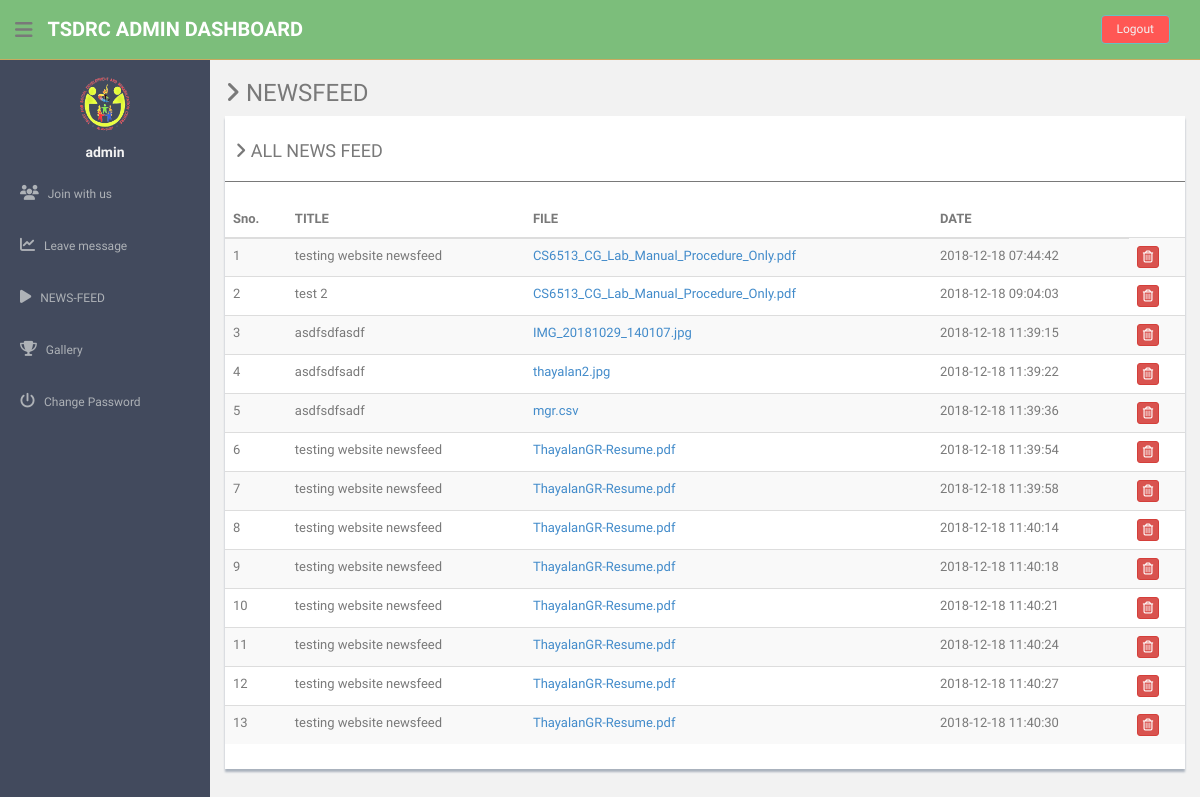
Page /admin/allnews.php (signed in) on the committed database.
### tables this page shows
CREATE TABLE `tbl_newsfeed` (
  `id` int(11) NOT NULL,
  `title` varchar(255) NOT NULL,
  `path` varchar(255) NOT NULL,
  `createdAt` timestamp NOT NULL DEFAULT CURRENT_TIMESTAMP
);

### admin/allnews.php (the view, shortened to what this page needs)
<?php
include('dbconnection.php');
?><!DOCTYPE html>
<html lang="en">
  <head>
    <link href="assets/css/bootstrap.css" rel="stylesheet">
    <link href="assets/font-awesome/css/font-awesome.css" rel="stylesheet" />
    <link href="assets/css/style.css" rel="stylesheet">
    <link href="assets/css/style-responsive.css" rel="stylesheet">
  </head>
  <body>
  <section id="container" >
  <?php include('./header.php'); ?>
        <?php include('./sidebar.php'); ?>
      <section id="main-content">
          <section class="wrapper">
          	<h3><i class="fa fa-angle-right"></i> NEWSFEED</h3>
				<div class="row">
                  <div class="col-md-12">
                      <div class="content-panel">
                          <table class="table table-striped table-advance table-hover">
	                  	  	  <h4><i class="fa fa-angle-right"></i> ALL NEWS FEED </h4>
	                  	  	  <hr>
                              <thead>
                              <tr>
                                  <th>Sno.</th>
                                  <th class="hidden-phone">TITLE</th>
                                  <th> FILE </th>
                                  <th class="hidden-phone">DATE</th>
                              </tr>
                              </thead>
                              <tbody>
                              <?php $ret=mysqli_query($con,"select * from tbl_newsfeed");
							  $cnt=1;
							  while($row=mysqli_fetch_array($ret))
							  {?>
                              <tr>
                                <td><?php echo $cnt;?></td>
                                <td><?php echo $row['title'];?></td>
                                <td><a target="_blank" href="<?php  $prepare = './newsfeed/pdf/';
                                                    echo $prepare . $row['path'];
                                                ?>"><?php echo $row['path'];?></a>
                                </td>
                                <td><?php echo $row['createdAt'];?></td>
                                <td>
                                    <a href="allnews.php?id=<?php echo $row['id'];?>">
                                    <button class="btn btn-danger btn-xs" onClick="return confirm('Do you really want to delete');"><i class="fa fa-trash-o "></i></button></a>
                                  </td>
                              </tr>
                              <?php $cnt=$cnt+1; }?>
                              </tbody>
                          </table>
                      </div>
                  </div>
              </div>
		</section>
      </section>
      </section>
  </body>
</html>

### admin/assets/css/style.css (style rules this page uses)
body { color: #797979; background: #f2f2f2; font-family: 'Ruda', sans-serif; padding: 0px !important; margin: 0px !important; font-size:13px; }
a, a:hover, a:focus { text-decoration: none; outline: none; }
#container { width: 100%; height: 100%; }
hr { margin-top: 20px; margin-bottom: 20px; border: 0; border-top: 1px solid #797979; }
#main-content { margin-left: 210px; }
.wrapper { display: inline-block; margin-top: 60px; padding-left: 15px; padding-right: 15px; padding-bottom: 15px; padding-top: 0px; width: 100%; }
.content-panel { background: #ffffff; box-shadow: 0px 3px 2px #aab2bd; padding-top: 15px; padding-bottom: 5px; }
.content-panel h4 { margin-left: 10px; }

### admin/header.php (style rules this page uses)
body { color: #797979; background: #f2f2f2; font-family: 'Ruda', sans-serif; padding: 0px !important; margin: 0px !important; font-size:13px; }

### rows in the picture
tbl_newsfeed: title "testing website newsfeed", path "CS6513_CG_Lab_Manual_Procedure_Only.pdf", createdAt "2018-12-18 07:44:42"
tbl_newsfeed: title "test 2", path "CS6513_CG_Lab_Manual_Procedure_Only.pdf", createdAt "2018-12-18 09:04:03"
tbl_newsfeed: title "asdfsdfasdf", path "IMG_20181029_140107.jpg", createdAt "2018-12-18 11:39:15"
tbl_newsfeed: title "asdfsdfsadf", path "thayalan2.jpg", createdAt "2018-12-18 11:39:22"
tbl_newsfeed: title "asdfsdfsadf", path "mgr.csv", createdAt "2018-12-18 11:39:36"
tbl_newsfeed: title "testing website newsfeed", path "ThayalanGR-Resume.pdf", createdAt "2018-12-18 11:39:54"
tbl_newsfeed: title "testing website newsfeed", path "ThayalanGR-Resume.pdf", createdAt "2018-12-18 11:39:58"
tbl_newsfeed: title "testing website newsfeed", path "ThayalanGR-Resume.pdf", createdAt "2018-12-18 11:40:14"
tbl_newsfeed: title "testing website newsfeed", path "ThayalanGR-Resume.pdf", createdAt "2018-12-18 11:40:18"
tbl_newsfeed: title "testing website newsfeed", path "ThayalanGR-Resume.pdf", createdAt "2018-12-18 11:40:21"
tbl_newsfeed: title "testing website newsfeed", path "ThayalanGR-Resume.pdf", createdAt "2018-12-18 11:40:24"
tbl_newsfeed: title "testing website newsfeed", path "ThayalanGR-Resume.pdf", createdAt "2018-12-18 11:40:27"
tbl_newsfeed: title "testing website newsfeed", path "ThayalanGR-Resume.pdf", createdAt "2018-12-18 11:40:30"

### other values in the picture
$_SESSION['adminlogin'] "admin"
